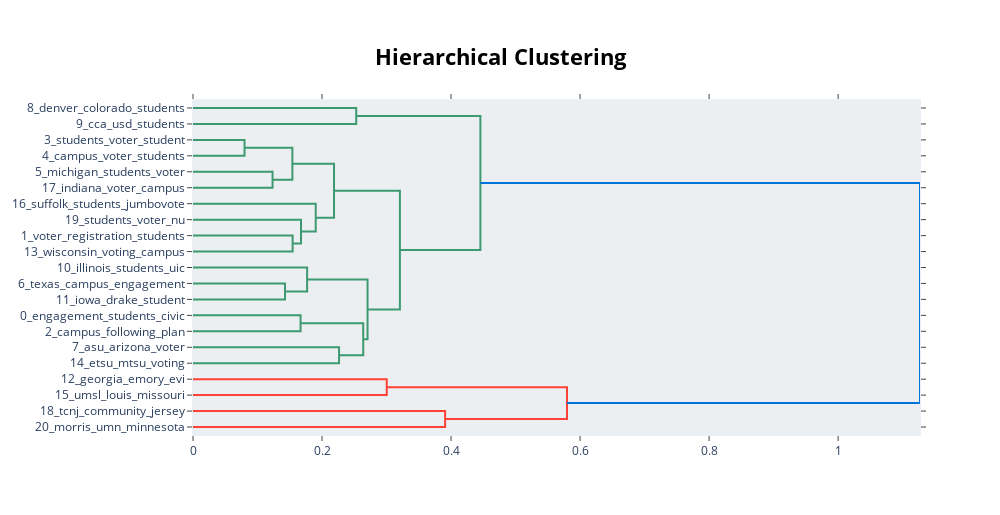

Here is the notebook cell this chart was saved with:
### Code cell
topic_model.visualize_hierarchy()

topic_model.visualize_hierarchy().write_html("./outputs/hierarchy.html")

### Figure 1 — Plotly figure (JSON) as saved in the notebook; plotly's stock layout.template omitted (floating-point values rounded to 4 significant figures)
{"data": [{"hoverinfo": "text", "marker": {"color": "rgb(61,153,112)"}, "mode": "lines", "type": "scatter", "x": [0, 0.253, 0.253, 0], "xaxis": "x", "y": [-5, -5, -15, -15], "yaxis": "y"}, {"hoverinfo": "text", "marker": {"color": "rgb(61,153,112)"}, "mode": "lines", "type": "scatter", "x": [0, 0.07986, 0.07986, 0], "xaxis": "x", "y": [-25, -25, -35, -35], "yaxis": "y"}, {"hoverinfo": "text", "marker": {"color": "rgb(61,153,112)"}, "mode": "lines", "type": "scatter", "x": [0, 0.1233, 0.1233, 0], "xaxis": "x", "y": [-45, -45, -55, -55], "yaxis": "y"}, {"hoverinfo": "text", "marker": {"color": "rgb(61,153,112)"}, "mode": "lines", "type": "scatter", "x": [0.07986, 0.154, 0.154, 0.1233], "xaxis": "x", "y": [-30, -30, -50, -50], "yaxis": "y"}, {"hoverinfo": "text", "marker": {"color": "rgb(61,153,112)"}, "mode": "lines", "type": "scatter", "x": [0, 0.1544, 0.1544, 0], "xaxis": "x", "y": [-85, -85, -95, -95], "yaxis": "y"}, {"hoverinfo": "text", "marker": {"color": "rgb(61,153,112)"}, "mode": "lines", "type": "scatter", "x": [0, 0.1674, 0.1674, 0.1544], "xaxis": "x", "y": [-75, -75, -90, -90], "yaxis": "y"}, {"hoverinfo": "text", "marker": {"color": "rgb(61,153,112)"}, "mode": "lines", "type": "scatter", "x": [0, 0.1902, 0.1902, 0.1674], "xaxis": "x", "y": [-65, -65, -82.5, -82.5], "yaxis": "y"}, {"hoverinfo": "text", "marker": {"color": "rgb(61,153,112)"}, "mode": "lines", "type": "scatter", "x": [0.154, 0.2186, 0.2186, 0.1902], "xaxis": "x", "y": [-40, -40, -73.75, -73.75], "yaxis": "y"}, {"hoverinfo": "text", "marker": {"color": "rgb(61,153,112)"}, "mode": "lines", "type": "scatter", "x": [0, 0.1426, 0.1426, 0], "xaxis": "x", "y": [-115, -115, -125, -125], "yaxis": "y"}, {"hoverinfo": "text", "marker": {"color": "rgb(61,153,112)"}, "mode": "lines", "type": "scatter", "x": [0, 0.1769, 0.1769, 0.1426], "xaxis": "x", "y": [-105, -105, -120, -120], "yaxis": "y"}, {"hoverinfo": "text", "marker": {"color": "rgb(61,153,112)"}, "mode": "lines", "type": "scatter", "x": [0, 0.1667, 0.1667, 0], "xaxis": "x", "y": [-135, -135, -145, -145], "yaxis": "y"}, {"hoverinfo": "text", "marker": {"color": "rgb(61,153,112)"}, "mode": "lines", "type": "scatter", "x": [0, 0.2264, 0.2264, 0], "xaxis": "x", "y": [-155, -155, -165, -165], "yaxis": "y"}, {"hoverinfo": "text", "marker": {"color": "rgb(61,153,112)"}, "mode": "lines", "type": "scatter", "x": [0.1667, 0.2639, 0.2639, 0.2264], "xaxis": "x", "y": [-140, -140, -160, -160], "yaxis": "y"}, {"hoverinfo": "text", "marker": {"color": "rgb(61,153,112)"}, "mode": "lines", "type": "scatter", "x": [0.1769, 0.2706, 0.2706, 0.2639], "xaxis": "x", "y": [-112.5, -112.5, -150, -150], "yaxis": "y"}, {"hoverinfo": "text", "marker": {"color": "rgb(61,153,112)"}, "mode": "lines", "type": "scatter", "x": [0.2186, 0.3207, 0.3207, 0.2706], "xaxis": "x", "y": [-56.88, -56.88, -131.2, -131.2], "yaxis": "y"}, {"hoverinfo": "text", "marker": {"color": "rgb(61,153,112)"}, "mode": "lines", "type": "scatter", "x": [0.253, 0.4455, 0.4455, 0.3207], "xaxis": "x", "y": [-10, -10, -94.06, -94.06], "yaxis": "y"}, {"hoverinfo": "text", "marker": {"color": "rgb(255,65,54)"}, "mode": "lines", "type": "scatter", "x": [0, 0.3003, 0.3003, 0], "xaxis": "x", "y": [-175, -175, -185, -185], "yaxis": "y"}, {"hoverinfo": "text", "marker": {"color": "rgb(255,65,54)"}, "mode": "lines", "type": "scatter", "x": [0, 0.3908, 0.3908, 0], "xaxis": "x", "y": [-195, -195, -205, -205], "yaxis": "y"}, {"hoverinfo": "text", "marker": {"color": "rgb(255,65,54)"}, "mode": "lines", "type": "scatter", "x": [0.3003, 0.5797, 0.5797, 0.3908], "xaxis": "x", "y": [-180, -180, -200, -200], "yaxis": "y"}, {"hoverinfo": "text", "marker": {"color": "rgb(0,116,217)"}, "mode": "lines", "type": "scatter", "x": [0.4455, 1.127, 1.127, 0.5797], "xaxis": "x", "y": [-52.03, -52.03, -190, -190], "yaxis": "y"}], "layout": {"autosize": false, "height": 515, "hoverlabel": {"bgcolor": "white", "font": {"family": "Rockwell", "size": 16}}, "hovermode": "closest", "plot_bgcolor": "#ECEFF1", "showlegend": false, "title": {"font": {"color": "Black", "size": 22}, "text": "<b>Hierarchical Clustering", "x": 0.5, "xanchor": "center", "yanchor": "top"}, "width": 1000, "xaxis": {"autorange": true, "mirror": "allticks", "range": [0, 1.127], "rangemode": "tozero", "showgrid": false, "showline": true, "showticklabels": true, "ticks": "outside", "type": "linear", "zeroline": false}, "yaxis": {"mirror": "allticks", "range": [-210, 0], "rangemode": "tozero", "showgrid": false, "showline": true, "showticklabels": true, "tickmode": "array", "ticks": "outside", "ticktext": ["8_denver_colorado_students", "9_cca_usd_students", "3_students_voter_student", "4_campus_voter_students", "5_michigan_students_voter", "17_indiana_voter_campus", "16_suffolk_students_jumbovote", "19_students_voter_nu", "1_voter_registration_students", "13_wisconsin_voting_campus", "10_illinois_students_uic", "6_texas_campus_engagement", "11_iowa_drake_student", "0_engagement_students_civic", "2_campus_following_plan", "7_asu_arizona_voter", "14_etsu_mtsu_voting", "12_georgia_emory_evi", "15_umsl_louis_missouri", "18_tcnj_community_jersey", "20_morris_umn_minnesota"], "tickvals": [-5, -15, -25, -35, -45, -55, -65, -75, -85, -95, -105, -115, -125, -135, -145, -155, -165, -175, -185, -195, -205], "type": "linear", "zeroline": false}}}
